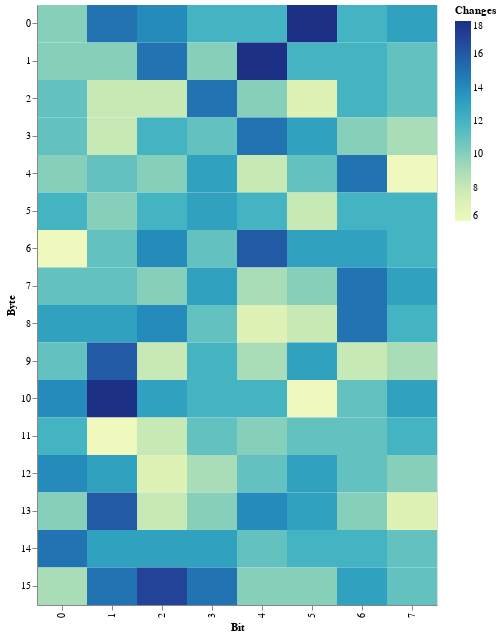

The notebook cell saved with this chart:
### Code cell
def draw_cool_graph(changes):
    import altair as alt
    import pandas as pd

    x, y, z = [], [], []
    for i in range(len(changes)):
        x.append(i % 8)
        y.append(i // 8)
        z.append(changes[i])

    source = pd.DataFrame({'x': x, 'y': y, 'z': z})
    return alt.Chart(source).mark_rect().encode(
        x=alt.X('x:O', axis=alt.Axis(title='Bit')),
        y=alt.Y('y:O', axis=alt.Axis(title='Byte')),
        color=alt.Color('z:Q', title='Changes')
    ).properties(
        width=400,
        height=600
    )


draw_cool_graph(changes)

### Figure 1 — Vega-Lite specification as saved in the notebook (floating-point values rounded to 4 significant figures)
{"config": {"view": {"continuousWidth": 300, "continuousHeight": 300}}, "data": {"name": "data-22dc1e01f2df2f3159f184c34405a62a"}, "mark": {"type": "rect"}, "encoding": {"color": {"field": "z", "title": "Changes", "type": "quantitative"}, "x": {"axis": {"title": "Bit"}, "field": "x", "type": "ordinal"}, "y": {"axis": {"title": "Byte"}, "field": "y", "type": "ordinal"}}, "height": 600, "width": 400, "$schema": "https://vega.github.io/schema/vega-lite/v5.15.1.json", "datasets": {"data-22dc1e01f2df2f3159f184c34405a62a": [{"x": 0, "y": 0, "z": 10}, {"x": 1, "y": 0, "z": 15}, {"x": 2, "y": 0, "z": 14}, {"x": 3, "y": 0, "z": 12}, {"x": 4, "y": 0, "z": 12}, {"x": 5, "y": 0, "z": 18}, {"x": 6, "y": 0, "z": 12}, {"x": 7, "y": 0, "z": 13}, {"x": 0, "y": 1, "z": 10}, {"x": 1, "y": 1, "z": 10}, {"x": 2, "y": 1, "z": 15}, {"x": 3, "y": 1, "z": 10}, {"x": 4, "y": 1, "z": 18}, {"x": 5, "y": 1, "z": 12}, {"x": 6, "y": 1, "z": 12}, {"x": 7, "y": 1, "z": 11}, {"x": 0, "y": 2, "z": 11}, {"x": 1, "y": 2, "z": 8}, {"x": 2, "y": 2, "z": 8}, {"x": 3, "y": 2, "z": 15}, {"x": 4, "y": 2, "z": 10}, {"x": 5, "y": 2, "z": 7}, {"x": 6, "y": 2, "z": 12}, {"x": 7, "y": 2, "z": 11}, {"x": 0, "y": 3, "z": 11}, {"x": 1, "y": 3, "z": 8}, {"x": 2, "y": 3, "z": 12}, {"x": 3, "y": 3, "z": 11}, {"x": 4, "y": 3, "z": 15}, {"x": 5, "y": 3, "z": 13}, {"x": 6, "y": 3, "z": 10}, {"x": 7, "y": 3, "z": 9}, {"x": 0, "y": 4, "z": 10}, {"x": 1, "y": 4, "z": 11}, {"x": 2, "y": 4, "z": 10}, {"x": 3, "y": 4, "z": 13}, {"x": 4, "y": 4, "z": 8}, {"x": 5, "y": 4, "z": 11}, {"x": 6, "y": 4, "z": 15}, {"x": 7, "y": 4, "z": 6}, {"x": 0, "y": 5, "z": 12}, {"x": 1, "y": 5, "z": 10}, {"x": 2, "y": 5, "z": 12}, {"x": 3, "y": 5, "z": 13}, {"x": 4, "y": 5, "z": 12}, {"x": 5, "y": 5, "z": 8}, {"x": 6, "y": 5, "z": 12}, {"x": 7, "y": 5, "z": 12}, {"x": 0, "y": 6, "z": 6}, {"x": 1, "y": 6, "z": 11}, {"x": 2, "y": 6, "z": 14}, {"x": 3, "y": 6, "z": 11}, {"x": 4, "y": 6, "z": 16}, {"x": 5, "y": 6, "z": 13}, {"x": 6, "y": 6, "z": 13}, {"x": 7, "y": 6, "z": 12}, {"x": 0, "y": 7, "z": 11}, {"x": 1, "y": 7, "z": 11}, {"x": 2, "y": 7, "z": 10}, {"x": 3, "y": 7, "z": 13}, {"x": 4, "y": 7, "z": 9}, {"x": 5, "y": 7, "z": 10}, {"x": 6, "y": 7, "z": 15}, {"x": 7, "y": 7, "z": 13}, {"x": 0, "y": 8, "z": 13}, {"x": 1, "y": 8, "z": 13}, {"x": 2, "y": 8, "z": 14}, {"x": 3, "y": 8, "z": 11}, {"x": 4, "y": 8, "z": 7}, {"x": 5, "y": 8, "z": 8}, {"x": 6, "y": 8, "z": 15}, {"x": 7, "y": 8, "z": 12}, {"x": 0, "y": 9, "z": 11}, {"x": 1, "y": 9, "z": 16}, {"x": 2, "y": 9, "z": 8}, {"x": 3, "y": 9, "z": 12}, {"x": 4, "y": 9, "z": 9}, {"x": 5, "y": 9, "z": 13}, {"x": 6, "y": 9, "z": 8}, {"x": 7, "y": 9, "z": 9}, {"x": 0, "y": 10, "z": 14}, {"x": 1, "y": 10, "z": 18}, {"x": 2, "y": 10, "z": 13}, {"x": 3, "y": 10, "z": 12}, {"x": 4, "y": 10, "z": 12}, {"x": 5, "y": 10, "z": 6}, {"x": 6, "y": 10, "z": 11}, {"x": 7, "y": 10, "z": 13}, {"x": 0, "y": 11, "z": 12}, {"x": 1, "y": 11, "z": 6}, {"x": 2, "y": 11, "z": 8}, {"x": 3, "y": 11, "z": 11}, {"x": 4, "y": 11, "z": 10}, {"x": 5, "y": 11, "z": 11}, {"x": 6, "y": 11, "z": 11}, {"x": 7, "y": 11, "z": 12}, {"x": 0, "y": 12, "z": 14}, {"x": 1, "y": 12, "z": 13}, {"x": 2, "y": 12, "z": 7}, {"x": 3, "y": 12, "z": 9}, {"x": 4, "y": 12, "z": 11}, {"x": 5, "y": 12, "z": 13}, {"x": 6, "y": 12, "z": 11}, {"x": 7, "y": 12, "z": 10}, {"x": 0, "y": 13, "z": 10}, {"x": 1, "y": 13, "z": 16}, {"x": 2, "y": 13, "z": 8}, {"x": 3, "y": 13, "z": 10}, {"x": 4, "y": 13, "z": 14}, {"x": 5, "y": 13, "z": 13}, {"x": 6, "y": 13, "z": 10}, {"x": 7, "y": 13, "z": 7}, {"x": 0, "y": 14, "z": 15}, {"x": 1, "y": 14, "z": 13}, {"x": 2, "y": 14, "z": 13}, {"x": 3, "y": 14, "z": 13}, {"x": 4, "y": 14, "z": 11}, {"x": 5, "y": 14, "z": 12}, {"x": 6, "y": 14, "z": 12}, {"x": 7, "y": 14, "z": 11}, {"x": 0, "y": 15, "z": 9}, {"x": 1, "y": 15, "z": 15}, {"x": 2, "y": 15, "z": 17}, {"x": 3, "y": 15, "z": 15}, {"x": 4, "y": 15, "z": 10}, {"x": 5, "y": 15, "z": 10}, {"x": 6, "y": 15, "z": 13}, {"x": 7, "y": 15, "z": 11}]}}
